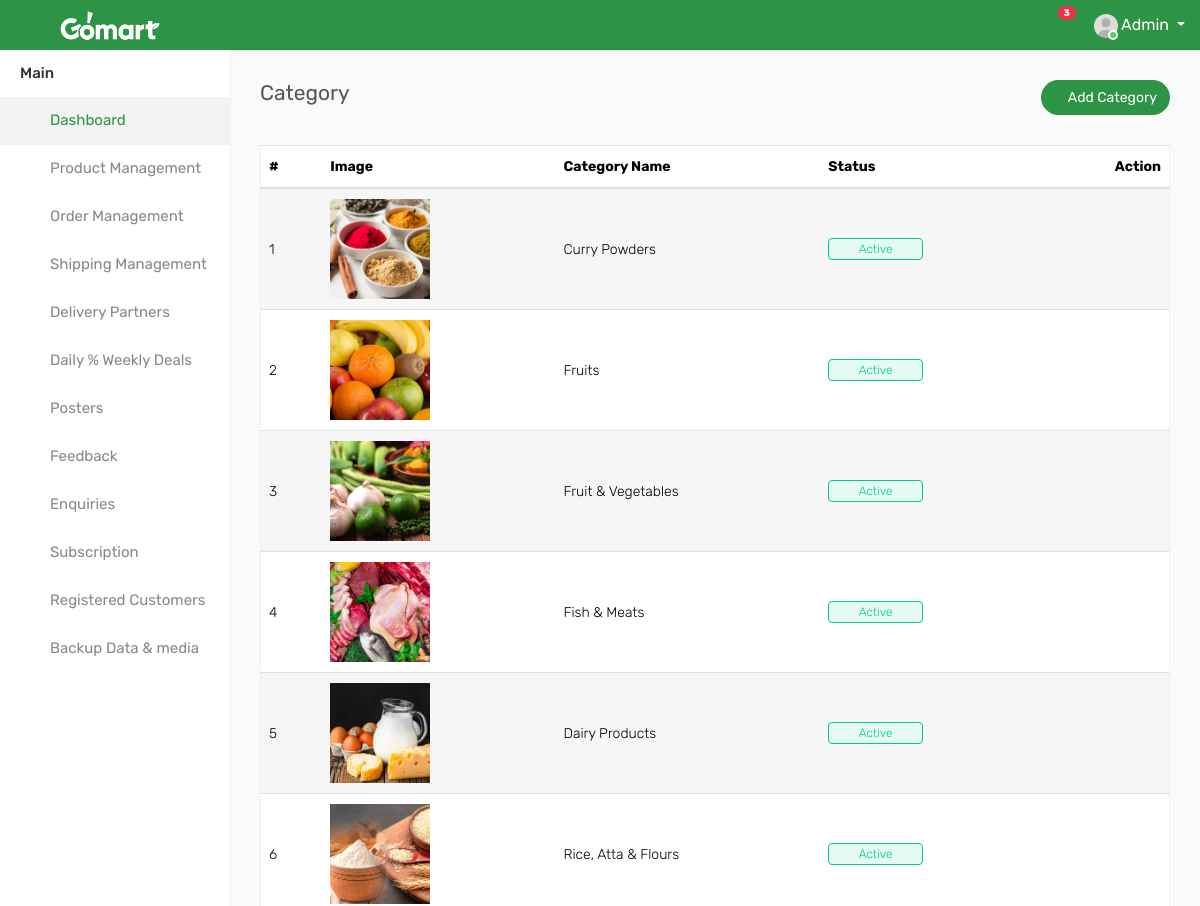
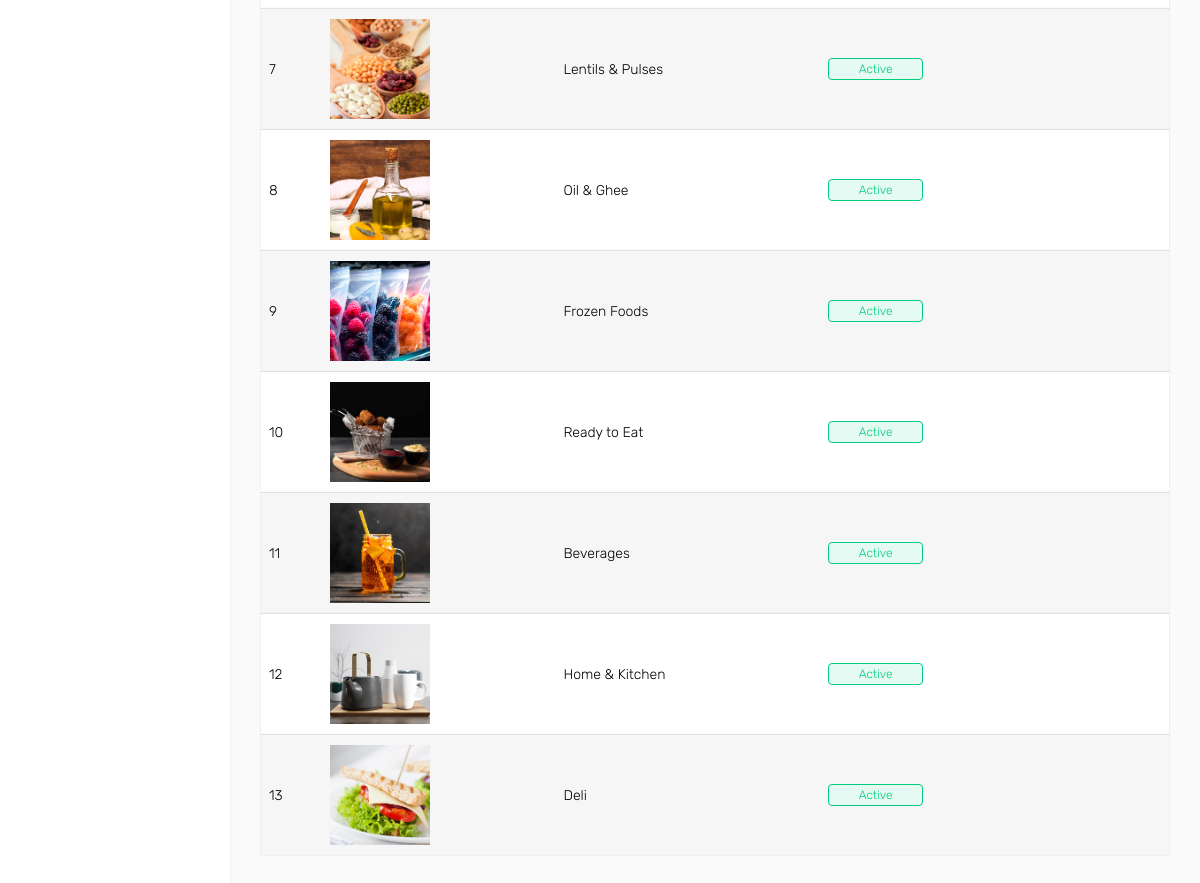
Page /category/ (signed in) on the committed database (2 pictures, top to bottom).
### GoApp/models.py (models this page shows, shortened)
class tbl_Category(models.Model):
    name = models.CharField(max_length=100, unique=True)
    status = models.CharField(max_length=50, null=True)
    image = models.ImageField(upload_to="media", null=True)

### GoApp/views.py (the view)
# urls.py: path("category/", views.category),
@never_cache
@login_required(login_url='/Gomart_Admin/')
def category(request):
    d = tbl_Category.objects.all()
    return render(request, "category.html", {"d": d})

### templates/category.html (shortened to what this page needs)
{% include 'left_nav.html' %}
        <div class="page-wrapper">
            <div class="content">
                <div class="row">
                    <div class="col-sm-5 col-5">
                        <h4 class="page-title">Category</h4>
                    </div>
                    <div class="col-sm-7 col-7 text-right m-b-30">
                        <a href="/add_category" class="btn btn-primary btn-rounded"><i class="fa fa-plus"></i> Add Category</a>
                    </div>
                </div>
                <div class="row">
                    <div class="col-md-12">
                        <div class="table-responsive">
                            <table class="table table-striped custom-table mb-0 datatable">
                                <thead>
                                    <tr>
                                        <th>#</th>
                                        <th>Image</th>
                                        <th>Category Name</th>
                                        <th>Status</th>
                                        <th class="text-right">Action</th>
                                    </tr>
                                </thead>
                                <tbody>
                                {% for i in d %}
                                    <tr>
                                        <td>{{forloop.counter}}</td>
                                        <td><img src="{{i.image}}" width="100" height="100"></td>
                                        <td>{{i.name}}</td>
										<td><span class="custom-badge status-green">{{i.status}}</span></td>
                                        <td class="text-right">
                                            <div class="dropdown dropdown-action">
                                                <a href="#" class="action-icon dropdown-toggle" data-toggle="dropdown"
                                                   aria-expanded="false"><i class="fa fa-ellipsis-v"></i></a>
                                            </div>
                                        </td>
                                    </tr>
                        </div>
                        {% endfor %}

### rows in the picture
tbl_Category: image (picture), name "Curry Powders", status "Active"
tbl_Category: shows a picture, name "Fruits", status "Active"
tbl_Category: image (picture), name "Fruit & Vegetables", status "Active"
tbl_Category: image (picture), name "Fish & Meats", status "Active"
tbl_Category: shows a picture, name "Dairy Products", status "Active"
tbl_Category: image (picture), name "Rice, Atta & Flours", status "Active"
tbl_Category: image (picture), name "Lentils & Pulses", status "Active"
tbl_Category: image (picture), name "Oil & Ghee", status "Active"
tbl_Category: image (picture), name "Frozen Foods", status "Active"
tbl_Category: image (picture), name "Ready to Eat", status "Active"
tbl_Category: image (picture), name "Beverages", status "Active"
tbl_Category: image (picture), name "Home & Kitchen", status "Active"
tbl_Category: image (picture), name "Deli", status "Active"
